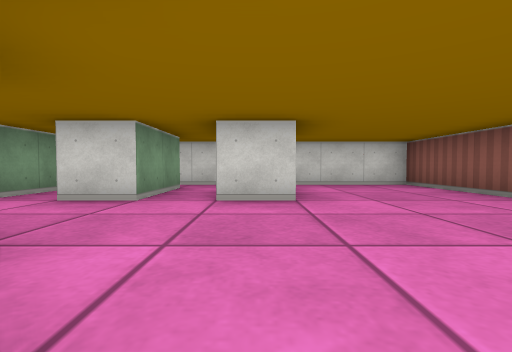
view 1 (above)

16 first-person views from a walk through a cub3D level. The camera is about half as high as the walls, tilts 2° down and sees 85° across. The floor is counted in squares. Each view is taken from the middle of a square. On the plan, view 1 faces up. The plan holds only what a view shows up to about 9 squares ahead; the rest is blank.

view 2
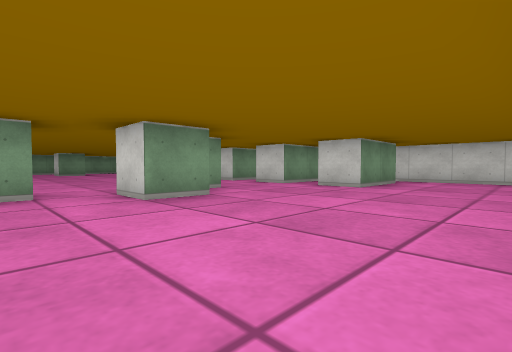

view 3
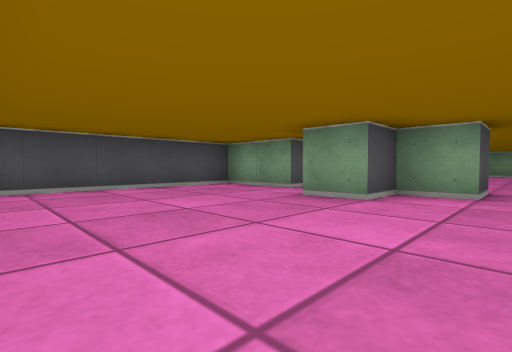

view 4
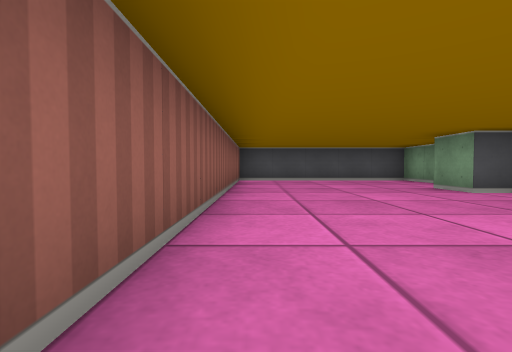

view 5
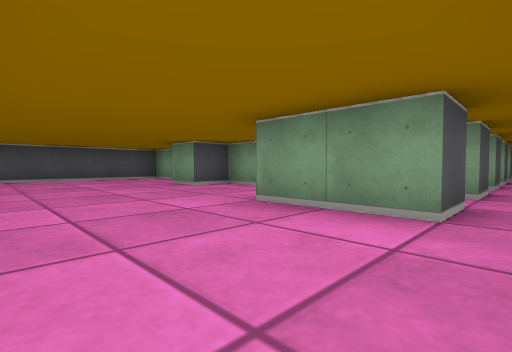

view 6
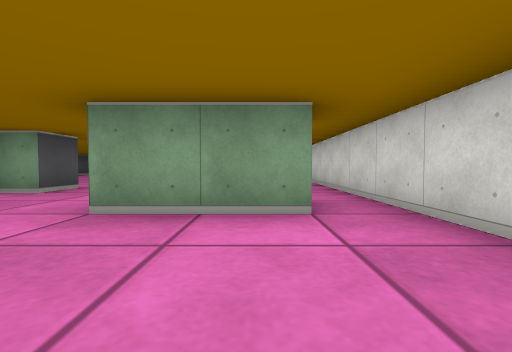

view 7
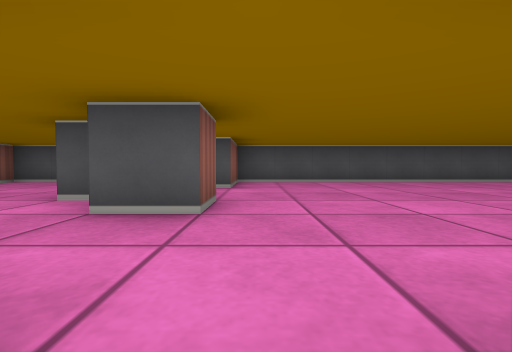

view 8
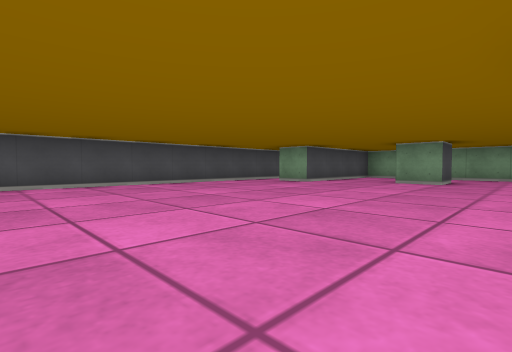

view 9
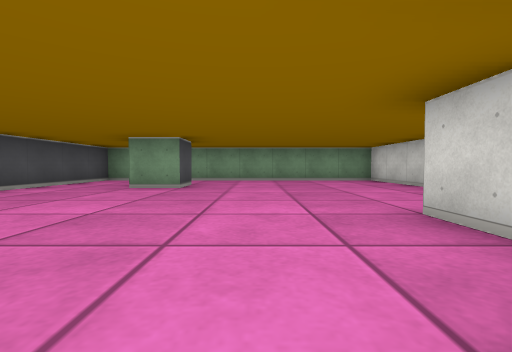

view 10
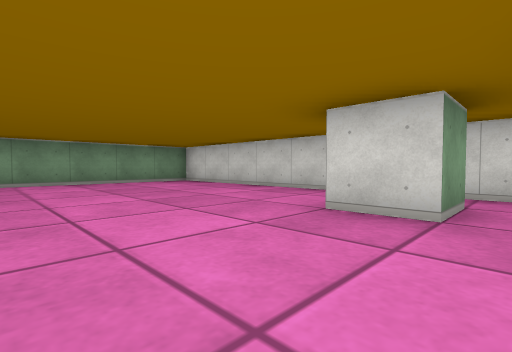

view 11
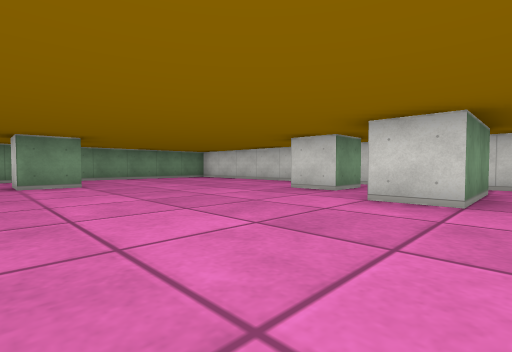

view 12
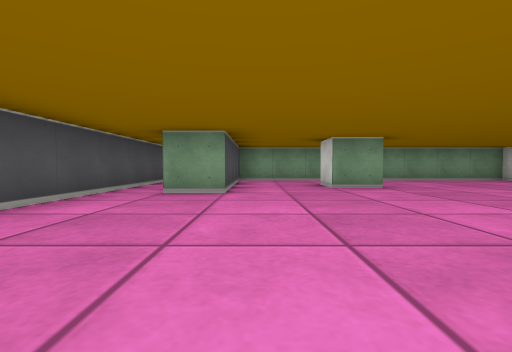

view 13
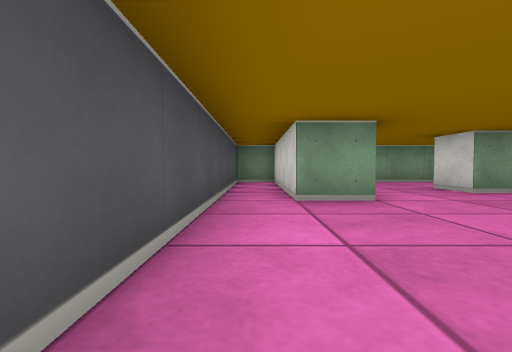

view 14
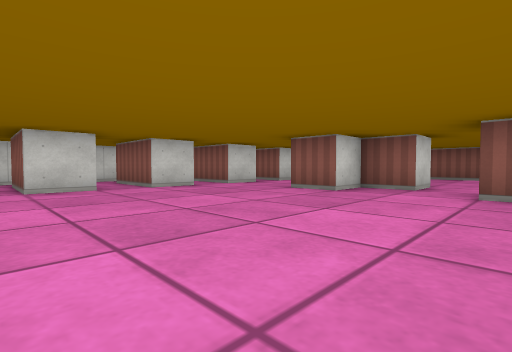

view 15
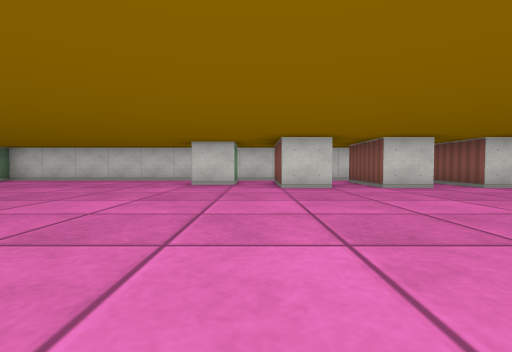

view 16
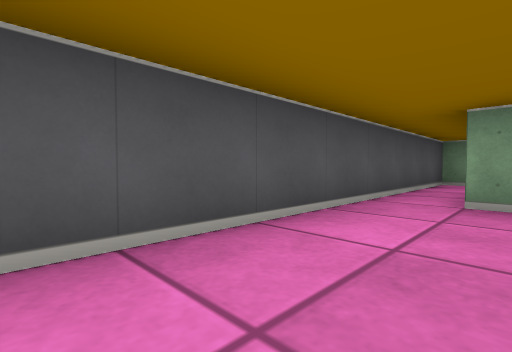

### Floor plan
Ten units are one square. View 1 is at (0, 0); x grows to the right and y downward. Boxes are objects, and circles mark ways between rooms. Rooms are numbered by the first view taken in them; rooms with no view inside come last. Other rooms are left out.
<svg viewBox="-150 -70 190 110">
<path fill="none" stroke="#000" d="M-15 -15 -15 -5 -5 -5 -5 5 -15 5M-15 15 -15 35 35 35 35 -65 5 -65M5 -55 5 -35 -5 -35M-35 -55 -35 -35M-25 -55 -15 -55M-25 -35 -25 -51M-15 -65 -35 -65M-125 -15 -115 -15 -115 -5 -125 -5M-55 -35 -65 -35 -65 -55M-75 -56 -75 -45 -85 -45M-65 -65 -145 -65 -145 15 -105 15 -105 25 -145 25 -145 35 -25 35 -25 15 -15 15M-35 -35 -45 -35M-15 5 -15 -5 -25 -5 -25 -15 -15 -15M-15 -35 -25 -35M-65 -55 -55 -55 -55 -35M-45 -35 -45 -55 -35 -55M-35 -65 -65 -65M-6 -55 5 -55M-15 -55 -15 -35M-5 -35 -5 -42M5 -65 -15 -65"/>
<circle cx="-20" cy="-25" r="3" fill="#2a7"/>
<circle cx="-20" cy="10" r="3" fill="#2a7"/>
<circle cx="-10" cy="-45" r="3" fill="#2a7"/>
<circle cx="0" cy="-60" r="3" fill="#2a7"/>
<circle cx="-30" cy="-45" r="3" fill="#2a7"/>
<circle cx="-40" cy="-60" r="3" fill="#2a7"/>
<circle cx="-20" cy="-60" r="3" fill="#2a7"/>
<circle cx="-50" cy="-45" r="3" fill="#2a7"/>
<circle cx="-60" cy="-60" r="3" fill="#2a7"/>
<text x="10" y="-10">1</text>
<text x="-30" y="-50">2</text>
<text x="-90" y="-10">3</text>
<text x="-50" y="-50">4</text>
<text x="-10" y="-50">5</text>
</svg>
Room 1 opens to room 3. Room 1 opens to room 5. Room 2 opens to room 3. Room 2 opens to room 4. Room 2 opens to room 5. Room 3 opens to room 4.

Where each view was taken, in squares from view 1:
view 1: 0 up, 0 right, facing up
view 2: 2 down, 3 right, facing up-left
view 3: 2 up, 3 right, facing down-left
view 4: 5 up, 3 right, facing down
view 5: 6 up, 3 right, facing down-left
view 6: 5 up, 3 right, facing left
view 7: 4 up, 3 left, facing down
view 8: 3 up, 4 left, facing down-left
view 9: 3 up, 6 left, facing left
view 10: 2 up, 7 left, facing up-left
view 11: 0 up, 5 left, facing up-left
view 12: 1 down, 6 left, facing left
view 13: 3 down, 7 left, facing left
view 14: 2 down, 7 left, facing up-right
view 15: 2 down, 7 left, facing up
view 16: 2 down, 7 left, facing down-left
